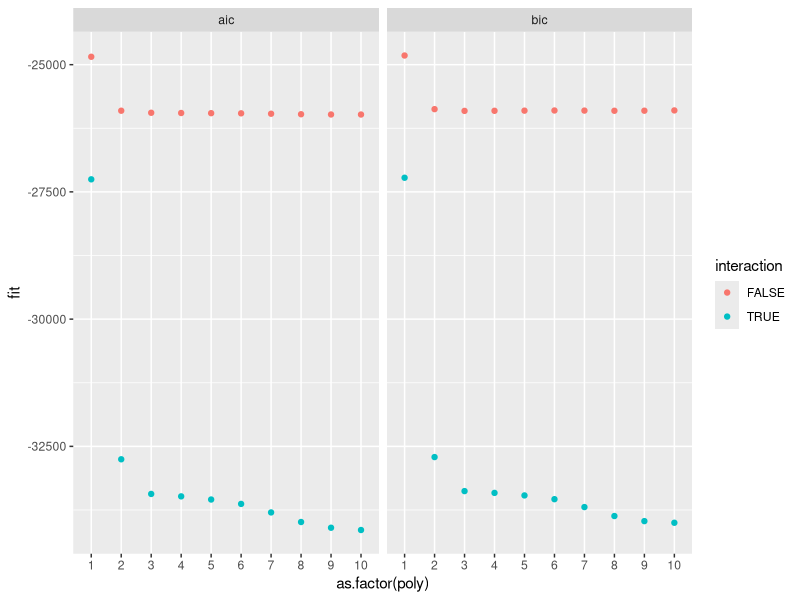

R code for this plot:
rm(list=ls())


# Pre-reqs ----------------------------------------------------------------


require(plyr)
require(stringr)
require(tidyr)
require(dplyr)


require(RColorBrewer)
require(ggplot2)

# Data --------------------------------------------------------------------


data <- read.csv("data/real/scotland_all.csv") %>%
  tbl_df

names(data) <- c(
  "country",
  "year",
  "age",
  "sex",
  "convicted",
  "total"
)


# This converts the values in the sex vector to lowercase
data$sex <- tolower(data$sex)
data$age <- revalue(data$age, c("90 & over" = "90"))
data$age <- as.numeric(as.character(data$age))



# Modelling of differences over time  -------------------------------------


data

# Interested in proportion of convictions 'owned' 
# by any particular group in any year 

model_data <- data %>% 
group_by(year) %>% 
mutate(prop_convicted = convicted / sum(convicted)) %>%
select(year, age, sex, prop_convicted) %>%
arrange(year, sex, age)


lm(prop_convicted ~ year, model_data) %>% AIC() -> a_year
lm(prop_convicted ~ sex, model_data) %>% AIC() -> a_sex
lm(prop_convicted ~ age, model_data) %>% AIC() -> a_age


# Of these three simplest models, the age model has the lowest AIC

# Now two way linear models

lm(prop_convicted ~ age + year, model_data) %>% AIC() -> a_age_year
lm(prop_convicted ~ age + sex, model_data) %>% AIC() -> a_age_sex

lm(prop_convicted ~ age + year, model_data) %>% BIC() -> b_age_year
lm(prop_convicted ~ age + sex, model_data) %>% BIC() -> b_age_sex

# of these two, age + sex beats age + year

# But we know age does not have a linear effect - how many polynomials 
# is appropriate?

# without sex interaction
lm(prop_convicted ~ poly(age,1)  + sex, model_data) %>% AIC() -> a_age1_sex
lm(prop_convicted ~ poly(age,2)  + sex, model_data) %>% AIC() -> a_age2_sex
lm(prop_convicted ~ poly(age,3)  + sex, model_data) %>% AIC() -> a_age3_sex
lm(prop_convicted ~ poly(age,4)  + sex, model_data) %>% AIC() -> a_age4_sex
lm(prop_convicted ~ poly(age,5)  + sex, model_data) %>% AIC() -> a_age5_sex
lm(prop_convicted ~ poly(age,6)  + sex, model_data) %>% AIC() -> a_age6_sex
lm(prop_convicted ~ poly(age,7)  + sex, model_data) %>% AIC() -> a_age7_sex
lm(prop_convicted ~ poly(age,8)  + sex, model_data) %>% AIC() -> a_age8_sex
lm(prop_convicted ~ poly(age,9)  + sex, model_data) %>% AIC() -> a_age9_sex
lm(prop_convicted ~ poly(age,10)  + sex, model_data) %>% AIC() -> a_age10_sex

lm(prop_convicted ~ poly(age,1)  + sex, model_data) %>% BIC() -> b_age1_sex
lm(prop_convicted ~ poly(age,2)  + sex, model_data) %>% BIC() -> b_age2_sex
lm(prop_convicted ~ poly(age,3)  + sex, model_data) %>% BIC() -> b_age3_sex
lm(prop_convicted ~ poly(age,4)  + sex, model_data) %>% BIC() -> b_age4_sex
lm(prop_convicted ~ poly(age,5)  + sex, model_data) %>% BIC() -> b_age5_sex
lm(prop_convicted ~ poly(age,6)  + sex, model_data) %>% BIC() -> b_age6_sex
lm(prop_convicted ~ poly(age,7)  + sex, model_data) %>% BIC() -> b_age7_sex
lm(prop_convicted ~ poly(age,8)  + sex, model_data) %>% BIC() -> b_age8_sex
lm(prop_convicted ~ poly(age,9)  + sex, model_data) %>% BIC() -> b_age9_sex
lm(prop_convicted ~ poly(age,10)  + sex, model_data) %>% BIC() -> b_age10_sex


# with sex interaction
lm(prop_convicted ~ poly(age,1)  * sex, model_data) %>% AIC() -> a_age1sex
lm(prop_convicted ~ poly(age,2)  * sex, model_data) %>% AIC() -> a_age2sex
lm(prop_convicted ~ poly(age,3)  * sex, model_data) %>% AIC() -> a_age3sex
lm(prop_convicted ~ poly(age,4)  * sex, model_data) %>% AIC() -> a_age4sex
lm(prop_convicted ~ poly(age,5)  * sex, model_data) %>% AIC() -> a_age5sex
lm(prop_convicted ~ poly(age,6)  * sex, model_data) %>% AIC() -> a_age6sex
lm(prop_convicted ~ poly(age,7)  * sex, model_data) %>% AIC() -> a_age7sex
lm(prop_convicted ~ poly(age,8)  * sex, model_data) %>% AIC() -> a_age8sex
lm(prop_convicted ~ poly(age,9)  * sex, model_data) %>% AIC() -> a_age9sex
lm(prop_convicted ~ poly(age,10)  * sex, model_data) %>% AIC() -> a_age10sex

lm(prop_convicted ~ poly(age,1)  * sex, model_data) %>% BIC() -> b_age1sex
lm(prop_convicted ~ poly(age,2)  * sex, model_data) %>% BIC() -> b_age2sex
lm(prop_convicted ~ poly(age,3)  * sex, model_data) %>% BIC() -> b_age3sex
lm(prop_convicted ~ poly(age,4)  * sex, model_data) %>% BIC() -> b_age4sex
lm(prop_convicted ~ poly(age,5)  * sex, model_data) %>% BIC() -> b_age5sex
lm(prop_convicted ~ poly(age,6)  * sex, model_data) %>% BIC() -> b_age6sex
lm(prop_convicted ~ poly(age,7)  * sex, model_data) %>% BIC() -> b_age7sex
lm(prop_convicted ~ poly(age,8)  * sex, model_data) %>% BIC() -> b_age8sex
lm(prop_convicted ~ poly(age,9)  * sex, model_data) %>% BIC() -> b_age9sex
lm(prop_convicted ~ poly(age,10)  * sex, model_data) %>% BIC() -> b_age10sex


tmp <- data.frame(poly = 1:10, 
                  interaction = rep(c(F, T), each = 10),
                  model = rep(c("aic", "bic"), each = 20),
                  fit = 
                    c(
                      a_age1_sex, a_age2_sex, a_age3_sex, a_age4_sex, a_age5_sex,
                      a_age6_sex, a_age7_sex, a_age8_sex, a_age9_sex, a_age10_sex,                
                      a_age1sex, a_age2sex, a_age3sex, a_age4sex, a_age5sex,
                      a_age6sex, a_age7sex, a_age8sex, a_age9sex, a_age10sex,
                      b_age1_sex, b_age2_sex, b_age3_sex, b_age4_sex, b_age5_sex,
                      b_age6_sex, b_age7_sex, b_age8_sex, b_age9_sex, b_age10_sex,
                      b_age1sex, b_age2sex, b_age3sex, b_age4sex, b_age5sex,
                      b_age6sex, b_age7sex, b_age8sex, b_age9sex, b_age10sex
                      
                      
                    )
)

qplot(x = as.factor(poly), y = fit, group = interaction, colour = interaction, data = tmp) +
  facet_wrap(~model)


best_invariant_model <- lm(prop_convicted ~ poly(age,3)  * sex, model_data) 

?update

model_with_year <- update(best_invariant_model, . ~ . + I(year - 1989))

model_interrupted_complex <- model_data %>% 
ungroup() %>% 
mutate(year2 = year - 1989) %>%
mutate(year3 = ifelse(year - 2000 < 0, 0, year - 2000)) %>% 
lm(prop_convicted ~ poly(age,3)  * sex + year2 + year3, data = .)



model_interrupted_interracted <- model_data %>% 
ungroup() %>% 
mutate(year2 = year - min(year)) %>%
mutate(post_drop = ifelse(year >= 2000, TRUE, FALSE)) %>% 
lm(prop_convicted ~ poly(age,3)  * sex * post_drop, data = .)

model_yearandinterrupted_interracted <- model_data %>% 
ungroup() %>% 
mutate(year2 = year - min(year)) %>%
mutate(year3 = ifelse(year >= 2000, year - 2000, 0)) %>% 
lm(prop_convicted ~ (poly(age,3)  * sex )* (year2 + year3), data = .)



